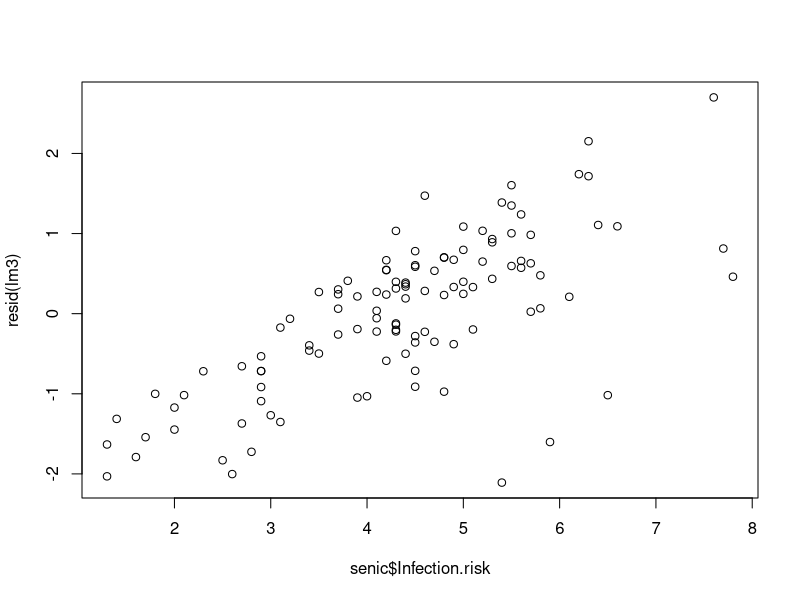
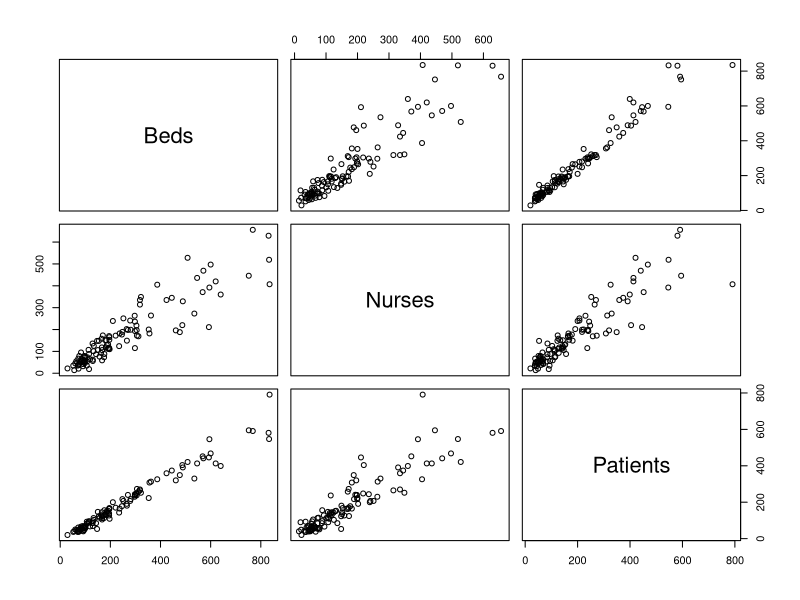
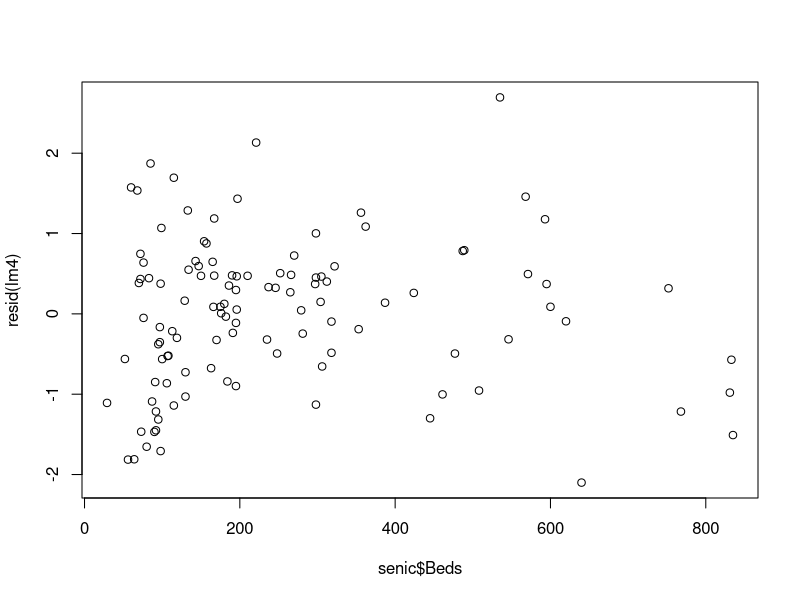

Reproduce these figures in R, in order.
## ---- chunk 1
ALL <- TRUE
ALL <- FALSE
SOL <- FALSE
SOL <- TRUE
set.seed(12)
# library(mat2tex)
## ---- chunk 2
senic <- read.table("senic.txt",header=T)
#full_senic <- senic[,-1]
#full_senic$Region <- as.factor(full_senic$Region)
#senic <- senic[,c("Infection.risk","Length.of.stay","Culture","X.ray","Region")]
## ---- chunk 3
head(senic[,c("Infection.risk","Length.of.stay","Culture","Region","Beds")])
## ---- chunk 4
lm1 <- lm(Infection.risk~Region, data=senic)
lm2 <- lm(Infection.risk~factor(Region), data=senic)
## ---- chunk 5
lm3 <- lm(Infection.risk~Length.of.stay+Culture+factor(Region),data=senic)
anova(lm3)
## ---- chunk 6
plot(x=senic$Infection.risk,y=resid(lm3))
## ---- chunk 7
summary(lm3)
## ---- chunk 8
pairs(~Beds+Nurses+Patients,data=senic)
## ---- chunk 9
lm4 <- lm(Infection.risk~Length.of.stay+Culture+factor(Region)+Beds+Nurses,data=senic)
summary(lm4)
lm5 <- lm(Infection.risk~Length.of.stay+Culture+factor(Region)+Beds,data=senic)
summary(lm5)
## ---- chunk 10
plot(senic$Beds,resid(lm4))
## ---- chunk 11
lm6 <- lm(Infection.risk~Length.of.stay+Culture+factor(Region)+Beds+I(Beds^2),data=senic)
summary(lm6)
